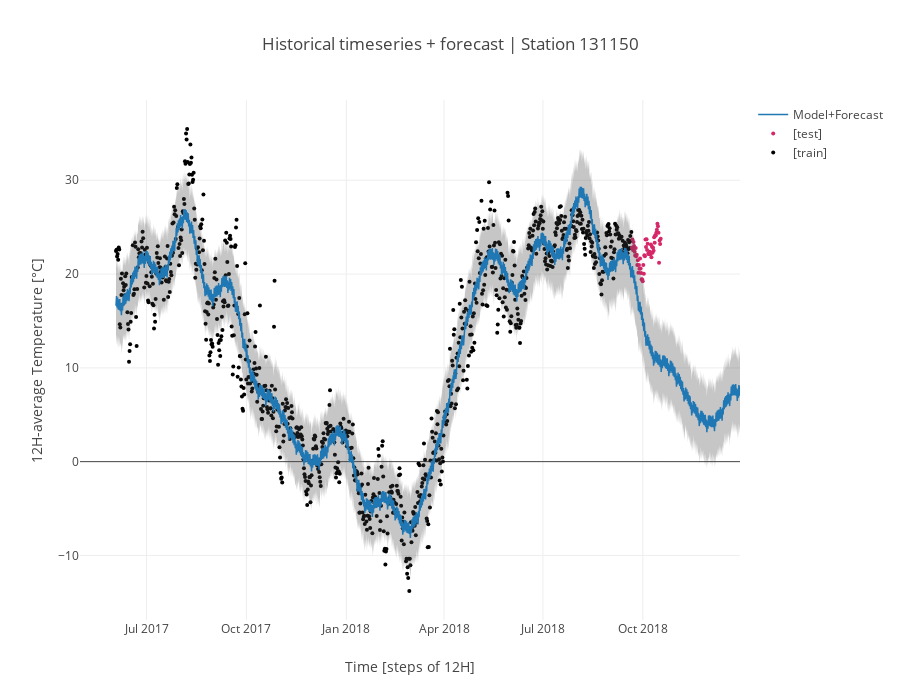

Notebook code for this chart:
### Markdown cell above
### Plotting with Plotly
since we already have the DataFrame it's gonna make things easier..

### Code cell
train_trace = go.Scatter(x=train_T.index, 
                         y=train_T.y,  # get data attribute of DataFrame
                         mode="markers",  # setting markers instead of lines
                         marker={'size': 4,
                                 'color': 'rgb(0, 0, 0)'},  # black
                         name="[train]")  # latex doesn't work right now for plotly for some reason... 
test_trace = go.Scatter(x=test_T.index,
                        y=test_T.TEMP_ts,
                        mode="markers",
                        marker={'size': 4,
                                'color': '#d62768'},
                        name="[test]")

# use externalised wrapper 
forecast = bounded_graph(T_forecast)

# order of traces is very important because lower_trace has option "fill to next y": it must follow upper trace
data = [train_trace, test_trace, *forecast]

# setting layout options
layout = go.Layout(showlegend=True, title=f"Historical timeseries + forecast | Station {stationID}", 
                   width=900, height=700)

# creating figure object
fig = go.Figure(data=data, layout=layout)

# cosmetics
fig.layout.yaxis.update({'title': f"{resample_rule}-average Temperature [°C]"})
fig.layout.xaxis.update({'title': f"Time [steps of {resample_rule}]"})

# actual plotting
iplot(fig)

### Figure 1 — Plotly figure (JSON) as saved in the notebook; plotly's stock layout.template omitted (floating-point values rounded to 4 significant figures; data arrays with more than 128 entries replaced by an {"elided": "..."} marker saying what was removed)
{"data": [{"marker": {"color": "rgb(0, 0, 0)", "size": 4}, "mode": "markers", "name": "[train]", "type": "scatter", "uid": "6f688dbe-d210-11e8-99b0-ac7ba1963575", "x": {"elided": "950 str values"}, "y": {"elided": "950 float values"}}, {"marker": {"color": "#d62768", "size": 4}, "mode": "markers", "name": "[test]", "type": "scatter", "uid": "6f688ff8-d210-11e8-99b0-ac7ba1963575", "x": ["2018-09-20 22:00:00", "2018-09-21 10:00:00", "2018-09-21 22:00:00", "2018-09-22 10:00:00", "2018-09-22 22:00:00", "2018-09-23 10:00:00", "2018-09-23 22:00:00", "2018-09-24 10:00:00", "2018-09-24 22:00:00", "2018-09-25 10:00:00", "2018-09-25 22:00:00", "2018-09-26 10:00:00", "2018-09-26 22:00:00", "2018-09-27 10:00:00", "2018-09-27 22:00:00", "2018-09-28 10:00:00", "2018-09-28 22:00:00", "2018-09-29 10:00:00", "2018-09-29 22:00:00", "2018-09-30 10:00:00", "2018-09-30 22:00:00", "2018-10-01 10:00:00", "2018-10-01 22:00:00", "2018-10-02 10:00:00", "2018-10-02 22:00:00", "2018-10-03 10:00:00", "2018-10-03 22:00:00", "2018-10-04 10:00:00", "2018-10-04 22:00:00", "2018-10-05 10:00:00", "2018-10-05 22:00:00", "2018-10-06 10:00:00", "2018-10-06 22:00:00", "2018-10-07 10:00:00", "2018-10-07 22:00:00", "2018-10-08 10:00:00", "2018-10-08 22:00:00", "2018-10-09 10:00:00", "2018-10-09 22:00:00", "2018-10-10 10:00:00", "2018-10-10 22:00:00", "2018-10-11 10:00:00", "2018-10-11 22:00:00", "2018-10-12 10:00:00", "2018-10-12 22:00:00", "2018-10-13 10:00:00", "2018-10-13 22:00:00", "2018-10-14 10:00:00", "2018-10-14 22:00:00", "2018-10-15 10:00:00", "2018-10-15 22:00:00", "2018-10-16 10:00:00", "2018-10-16 22:00:00", "2018-10-17 10:00:00"], "y": [22.81, 23.68, 22.56, 23.41, 22.98, 22.37, 21.98, 22.78, 21.91, 22.06, 20.97, 21.47, 20.14, 20.97, 20.56, 21.65, 20.61, 20.12, 19.44, 19.43, 19.23, 20.98, 20.02, 22.02, 21.89, 23.69, 22.88, 23.72, 22.55, 23.24, 22.17, 22.14, 22.15, 22.39, 22.09, 23.15, 21.8, 22.92, 22.26, 22.8, 22.48, 23.92, 23.35, 24.14, 24.11, 24.4, 24.74, 25.35, 25.1, 24.39, 21.21, 23.57, 23.19, 23.77]}, {"line": {"width": 0}, "marker": {"color": "#444"}, "name": "Upper bound", "showlegend": false, "type": "scatter", "uid": "6f689124-d210-11e8-99b0-ac7ba1963575", "x": {"elided": "1150 str values"}, "y": {"elided": "1150 float values"}}, {"fill": "tonexty", "fillcolor": "rgba(68, 68, 68, 0.3)", "line": {"width": 0}, "marker": {"color": "#444"}, "name": "Lower bound", "showlegend": false, "type": "scatter", "uid": "6f68921e-d210-11e8-99b0-ac7ba1963575", "x": {"elided": "1150 str values"}, "y": {"elided": "1150 float values"}}, {"line": {"width": 1.5}, "marker": {"color": "#1F77B4"}, "name": "Model+Forecast", "type": "scatter", "uid": "6f689318-d210-11e8-99b0-ac7ba1963575", "x": {"elided": "1150 str values"}, "y": {"elided": "1150 float values"}}], "layout": {"height": 700, "showlegend": true, "title": "Historical timeseries + forecast | Station 131150", "width": 900, "xaxis": {"title": "Time [steps of 12H]"}, "yaxis": {"title": "12H-average Temperature [°C]"}}}
